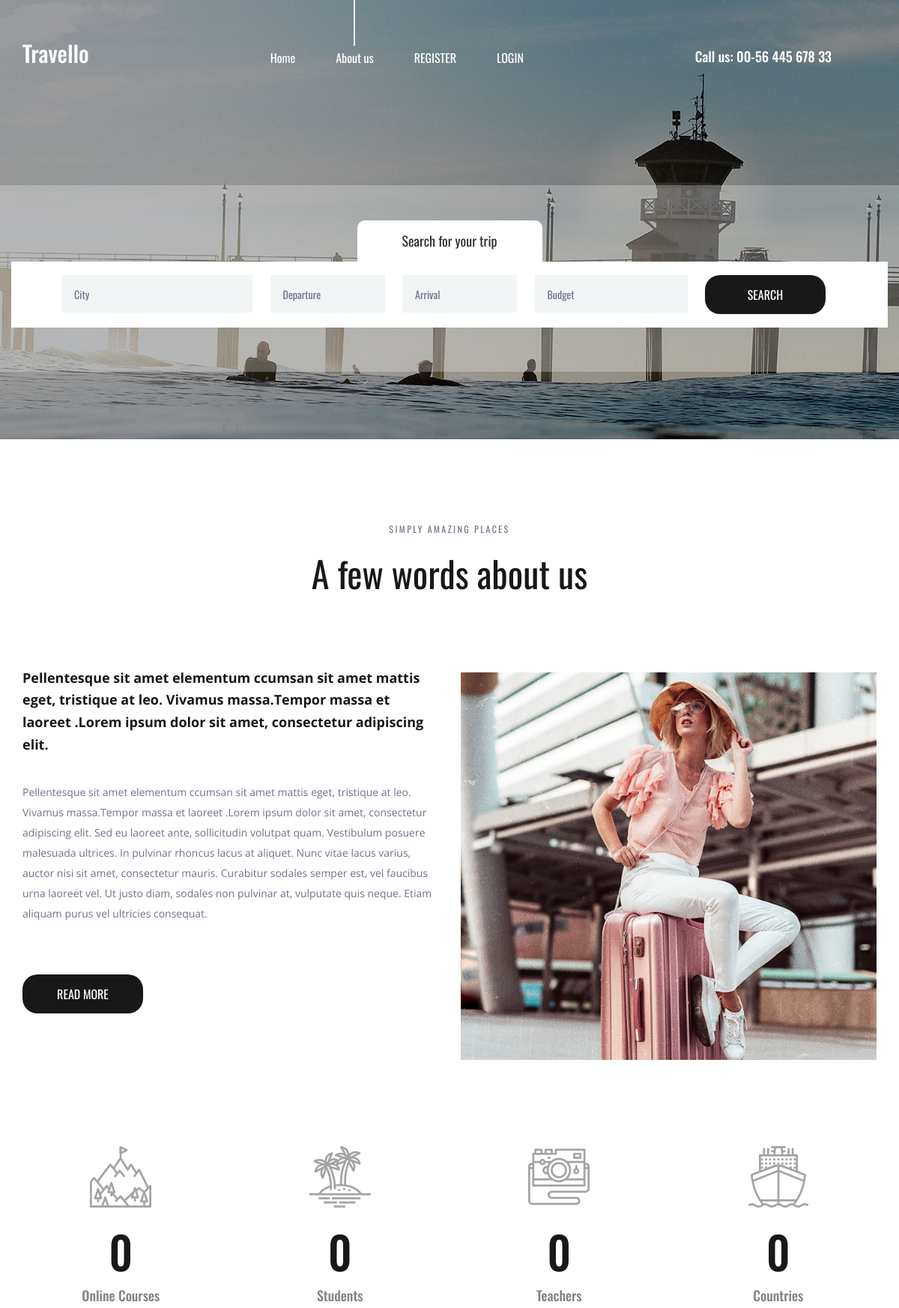
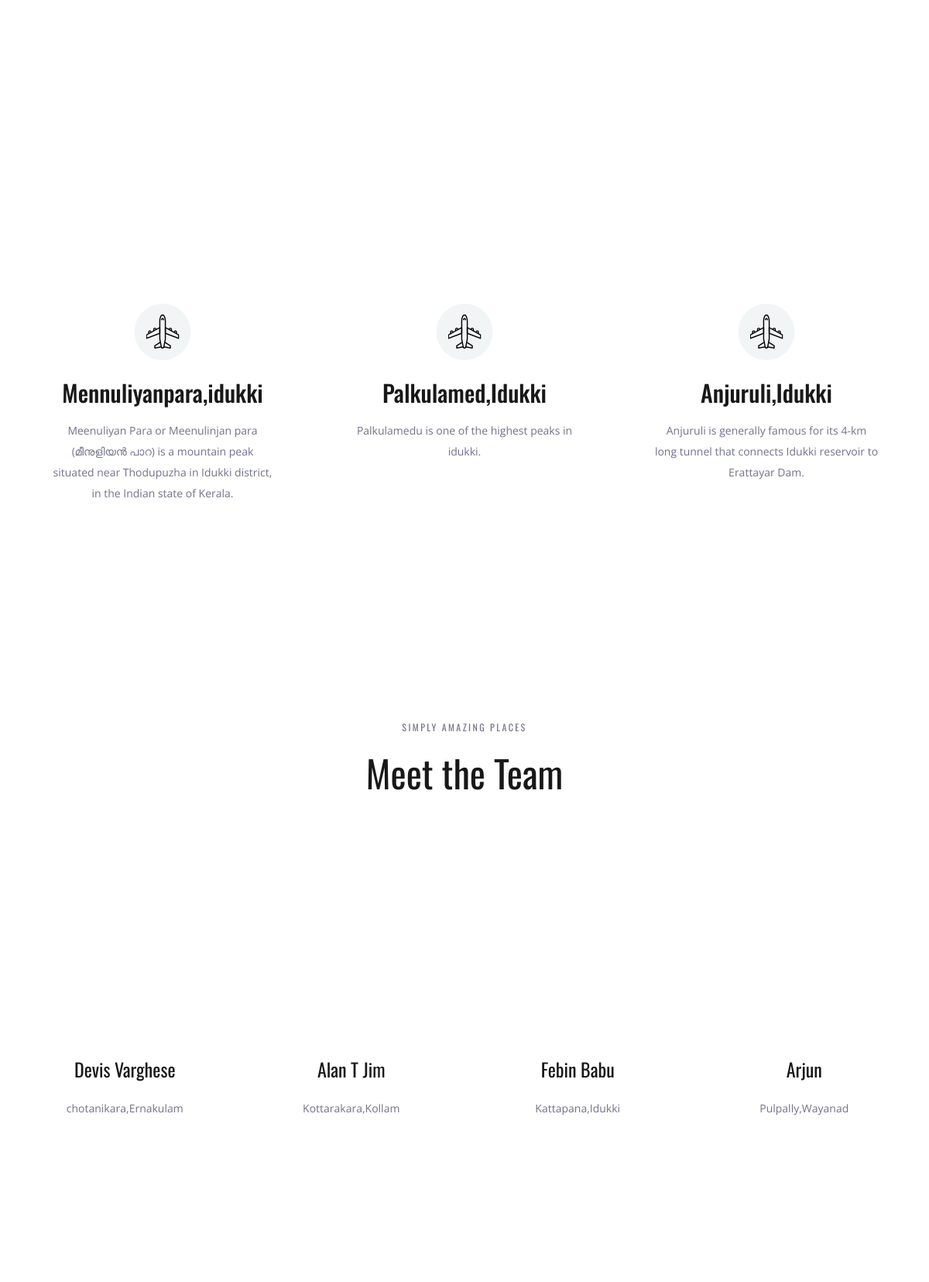
The page / (upper part) on the database its author committed (2 pictures, top to bottom).
### travel/models.py (models this page shows, shortened)
class Place(models.Model):
    name=models.CharField(max_length=250)
    img=models.ImageField(upload_to='pics')
    desc=models.TextField()

class Team(models.Model):
    name=models.CharField(max_length=25)
    img=models.ImageField(upload_to='pics')
    address=models.TextField()

### travel/views.py (the view)
# urls.py: path('',views.demo,name='demo'),
def demo(request):
    obj=Place.objects.all()
    obj2=Team.objects.all()
    return render(request,"index.html",{'result':obj,'result2':obj2})

### templates/index.html (shortened to what this page needs)
{% load static %}
<!DOCTYPE html>
<html lang="en">
<head>
<link rel="stylesheet" type="text/css" href="{% static 'styles/bootstrap4/bootstrap.min.css' %}">
<link href="{% static 'plugins/font-awesome-4.7.0/css/font-awesome.min.css' %}" rel="stylesheet" type="text/css">
<link rel="stylesheet" type="text/css" href="{% static 'plugins/OwlCarousel2-2.2.1/owl.carousel.css' %}">
<link rel="stylesheet" type="text/css" href="{% static 'plugins/OwlCarousel2-2.2.1/owl.theme.default.css' %}">
<link rel="stylesheet" type="text/css" href="{% static 'plugins/OwlCarousel2-2.2.1/animate.css' %}">
<link rel="stylesheet" type="text/css" href="{% static 'styles/about.css' %}">
<link rel="stylesheet" type="text/css" href="{% static 'styles/about_responsive.css' %}">
</head>
<body>
<div class="super_container">
	<header class="header">
		<div class="container">
			<div class="row">
				<div class="col">
					<div class="header_content d-flex flex-row align-items-center justify-content-start">
						<div class="header_content_inner d-flex flex-row align-items-end justify-content-start">
							<div class="logo"><a href="index.html">Travello</a></div>
							<nav class="main_nav">
								<ul class="d-flex flex-row align-items-start justify-content-start">
									<li><a href="#">Home</a></li>
									<li class="active"><a href="#">About us</a></li>
									{% if user.is_authenticated %}
									<li> Hello {{user.username}}</li>
									<li><a href="credentials/logout">LOGOUT</a></li>
									{% else %}
									<li><a href="credentials/register">REGISTER</a></li>
									<li><a href="credentials/login">LOGIN</a></li>
									{% endif %}
								</ul>
							</nav>
							<div class="header_phone ml-auto">Call us: 00-56 445 678 33</div>
						</div>
					</div>
				</div>
			</div>
		</div>
	</header>
	<div class="home">
		<div class="background_image" style="background-image:url({% static 'images/about.jpg' %})"></div>
	</div>
	<div class="home_search">
		<div class="container">
			<div class="row">
				<div class="col">
					<div class="home_search_container">
						<div class="home_search_title">Search for your trip</div>
						<div class="home_search_content">
							<form action="#" class="home_search_form" id="home_search_form">
								<div class="d-flex flex-lg-row flex-column align-items-start justify-content-lg-between justify-content-start">
									<input type="text" class="search_input search_input_1" placeholder="City" required="required">
									<input type="text" class="search_input search_input_2" placeholder="Departure" required="required">
									<input type="text" class="search_input search_input_3" placeholder="Arrival" required="required">
									<input type="text" class="search_input search_input_4" placeholder="Budget" required="required">
									<button class="home_search_button">search</button>
								</div>
							</form>
						</div>
					</div>
				</div>
			</div>
		</div>
	</div>
	<div class="about">
		<div class="container">
			<div class="row">
				<div class="col text-center">
					<div class="section_subtitle">simply amazing places</div>
					<div class="section_title"><h2>A few words about us</h2></div>
				</div>
			</div>
			<div class="row about_row">
				<div class="col-lg-6">
					<div class="about_content">
						<div class="text_highlight">Pellentesque sit amet elementum ccumsan sit amet mattis eget, tristique at leo. Vivamus massa.Tempor massa et laoreet .Lorem ipsum dolor sit amet, consectetur adipiscing elit.</div>
						<div class="about_text">
							<p>Pellentesque sit amet elementum ccumsan sit amet mattis eget, tristique at leo. Vivamus massa.Tempor massa et laoreet .Lorem ipsum dolor sit amet, consectetur adipiscing elit. Sed eu laoreet ante, sollicitudin volutpat quam. Vestibulum posuere malesuada ultrices. In pulvinar rhoncus lacus at aliquet. Nunc vitae lacus varius, auctor nisi sit amet, consectetur mauris. Curabitur sodales semper est, vel faucibus urna laoreet vel. Ut justo diam, sodales non pulvinar at, vulputate quis neque. Etiam aliquam purus vel ultricies consequat.</p>
						</div>
						<div class="button about_button"><a href="#">read more</a></div>
					</div>
				</div>
				<div class="col-lg-6">
					<div class="about_image"><img src="{% static 'images/about_1.jpg' %}" alt=""></div>
				</div>
			</div>
		</div>
	</div>
	<div class="milestones">
		<div class="container">
			<div class="row">
				<div class="col-lg-3 milestone_col">
					<div class="milestone text-center">
						<div class="milestone_icon"><img src="{% static 'images/mountain.svg' %}" alt=""></div>
						<div class="milestone_counter" data-end-value="17">0</div>
						<div class="milestone_text">Online Courses</div>
					</div>
				</div>
				<div class="col-lg-3 milestone_col">
					<div class="milestone text-center">
						<div class="milestone_icon"><img src="{% static 'images/island.svg' %}" alt=""></div>
						<div class="milestone_counter" data-end-value="213">0</div>
						<div class="milestone_text">Students</div>
					</div>
				</div>
				<div class="col-lg-3 milestone_col">
					<div class="milestone text-center">
						<div class="milestone_icon"><img src="{% static 'images/camera.svg' %}" alt=""></div>
						<div class="milestone_counter" data-end-value="11923">0</div>
						<div class="milestone_text">Teachers</div>
					</div>
				</div>
				<div class="col-lg-3 milestone_col">
					<div class="milestone text-center">
						<div class="milestone_icon"><img src="{% static 'images/boat.svg' %}" alt=""></div>
						<div class="milestone_counter" data-end-value="15">0</div>
						<div class="milestone_text">Countries</div>
					</div>
				</div>
			</div>
		</div>
	</div>
	<div class="why">
		<div class="parallax_background parallax-window" data-parallax="scroll" data-image-src="{% static 'images/why.jpg' %}" data-speed="0.8"></div>
		<div class="container">
			<div class="row">
				<div class="col text-center">
					<div class="section_subtitle">simply amazing places</div>
					<div class="section_title"><h2>Why choose us?</h2></div>
				</div>
			</div>
			<div class="row why_row">
				{% for i in result %}
				<div class="col-lg-4 why_col">
					<div class="why_item">
						<div class="why_image">
							<div class="why_icon d-flex flex-column align-items-center justify-content-center">
								<img src="{% static 'images/why_1.svg' %}" alt="">
							</div>
						</div>
						<div class="why_content text-center">
							<div class="why_title">{{i.name}}</div>
							<div class="why_text">
								<p>{{i.desc}}</p>
							</div>
						</div>
					</div>
				</div>
				{% endfor %}
			</div>
		</div>
	</div>
	<div class="team">
		<div class="container">
			<div class="row">
				<div class="col text-center">
					<div class="section_subtitle">simply amazing places</div>
					<div class="section_title"><h2>Meet the Team</h2></div>
				</div>
			</div>
			<div class="row team_row">
				{% for i in result2 %}
				<div class="col-xl-3 col-md-6 team_col">
					<div class="team_item d-flex flex-column align-items-center justify-content-start text-center">
						<div class="team_image"><img src="{{i.img.url}}" alt=""></div>
						<div class="team_content">
							<div class="team_title"><a href="#">{{i.name}}</a></div>
							<div class="team_text">
								<p>{{i.address}}</p>
							</div>
						</div>
					</div>
				</div>
				{% endfor %}
			</div>
		</div>
	</div>
	<footer class="footer">
		<div class="parallax_background parallax-window" data-parallax="scroll" data-image-src="{% static 'images/footer_1.jpg' %}" data-speed="0.8"></div>
	</footer>
</div>
</body>
</html>

### rows shown on the page
Place: name "Mennuliyanpara,idukki", desc "Meenuliyan Para or Meenulinjan para (മീനുളിയന്‍ പാറ) is a mountain peak situated near Thodupuzha in Idukki district, in the Indian state of Kerala."
Place: name "Palkulamed,Idukki", desc "Palkulamedu is one of the highest peaks in idukki."
Place: name "Anjuruli,Idukki", desc "Anjuruli is generally famous for its 4-km long tunnel that connects Idukki reservoir to Erattayar Dam."
Team: name "Devis Varghese", address "chotanikara,Ernakulam"
Team: name "Alan T Jim", address "Kottarakara,Kollam"
Team: name "Febin Babu", address "Kattapana,Idukki"
Team: name "Arjun", address "Pulpally,Wayanad"
